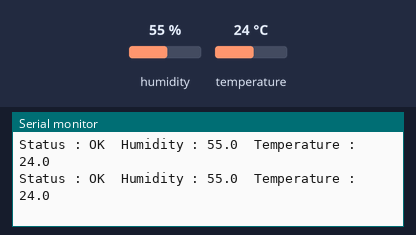
A sketch run on a simulated ESP8266 (NodeMCU). Parts: the last lines printed to the serial monitor. Inputs (shaded band) come from the test bench; at power-on: humidity 55 %, temperature 24 °C.

Above: at 6.8 s.
6.9 s: humidity set to 22 %
At 10.9 s:
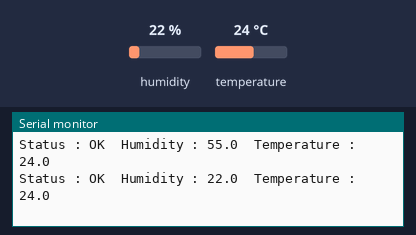
12.3 s: temperature set to 12 °C
At 15.5 s:
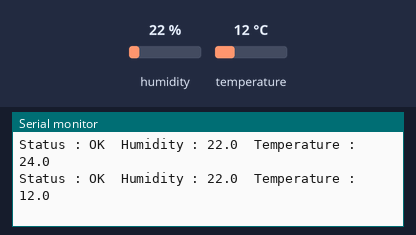
17.7 s: humidity set to 40 %
At 19.0 s:
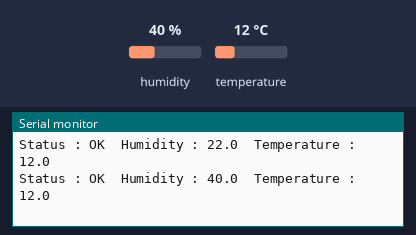
Timing chart, 0 to 20.7 s (numbered marks = the images above; inputs shaded):
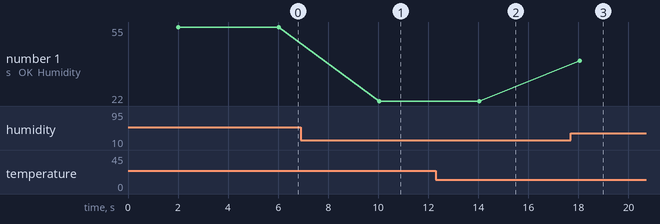

Measured:
- after the input at 6.9 s, the serial monitor: prints a new line after 3.1 s (image 1)
- after the input at 12.3 s, the serial monitor: prints a new line after 1.7 s (image 2)
- after the input at 17.7 s, the serial monitor: prints a new line after 0.35 s (image 3)
- plotted number 1: 55 → 22 after the input at 6.9 s, 22 → 40 after the input at 17.7 s

The sketch:

dht22_test.ino
```cpp
#include "DHTesp.h" // Click here to get the library: http://librarymanager/All#DHTesp

#ifdef ESP32
#pragma message(THIS EXAMPLE IS FOR ESP8266 ONLY!)
#error Select ESP8266 board.
#endif

DHTesp dht;

void setup()
{
  Serial.begin(115200);

  dht.setup(2, DHTesp::DHT22); // DHT22 센서를 ESP8266 D4(GPIO2) 핀에 연결
}

void loop()
{
  delay(dht.getMinimumSamplingPeriod());

  float humidity = dht.getHumidity();
  float temperature = dht.getTemperature();

  Serial.print("Status : ");
  Serial.print(dht.getStatusString());
  Serial.print("  ");
  Serial.print("Humidity : ");
  Serial.print(humidity, 1);
  Serial.print("  ");
  Serial.print("Temperature : ");
  Serial.print(temperature, 1);
  Serial.println("");

  delay(2000);
}
```
